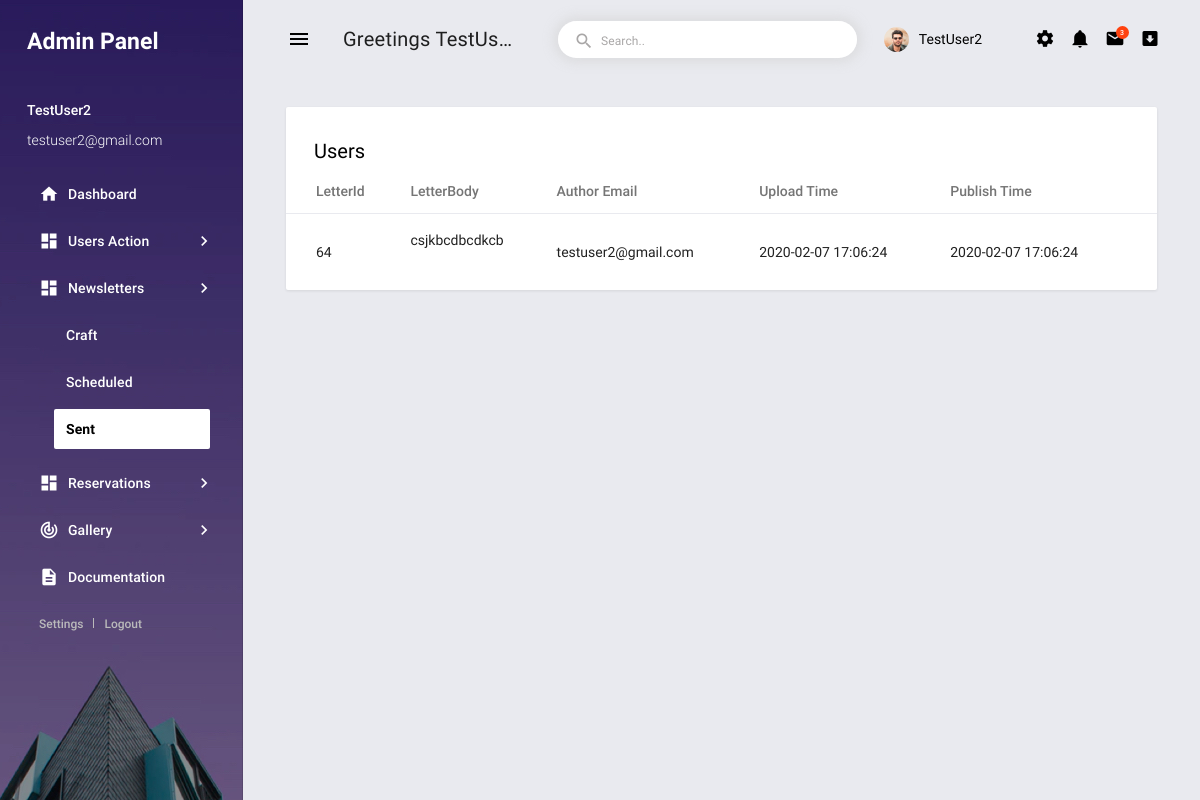
Screenshot of /code/admin/demo/newsletter/previous_newsletter.php (signed in) with the database file from the repository.
### tables this page shows
CREATE TABLE `mailing_letter` (
  `Id` int(11) NOT NULL,
  `Letter_Body` text NOT NULL,
  `Upload_Time` varchar(100) NOT NULL,
  `Publish_Time` varchar(100) NOT NULL,
  `Author_Email` varchar(50) NOT NULL,
  `Status` int(10) NOT NULL,
  `is_sent` int(11) NOT NULL
);

### code/admin/demo/newsletter/previous_newsletter.php (the view, shortened to what this page needs)
<!DOCTYPE html>
<html lang="en">
<head>
<?php
  require '../connection.php';
?>
  <link rel="stylesheet" href="../../assets/vendors/mdi/css/materialdesignicons.min.css">
  <link rel="stylesheet" href="../../assets/vendors/css/vendor.bundle.base.css">
  <link rel="stylesheet" href="../../assets/css/demo/style.css">
</head>
<body>
  <div class="body-wrapper">
    <aside class="mdc-drawer mdc-drawer--dismissible mdc-drawer--open">
      <div class="mdc-drawer__header">
        <a href="../index.php" class="brand-logo">
          <h3 style="color:white;">Admin Panel</h3>
        </a>
      </div>
      <div class="mdc-drawer__content">
        <div class="user-info">
          <p class="name"><?=$_SESSION['admin_username']?></p>
          <p class="email"><?=$_SESSION['admin_email']?></p>
        </div>
        <div class="mdc-list-group">
          <nav class="mdc-list mdc-drawer-menu">
            <div class="mdc-list-item mdc-drawer-item">
              <a class="mdc-drawer-link" href="../index.php">
                <i class="material-icons mdc-list-item__start-detail mdc-drawer-item-icon" aria-hidden="true">home</i>
                Dashboard
              </a>
            </div>
            <div class="mdc-list-item mdc-drawer-item">
              <a class="mdc-expansion-panel-link" href="#" data-toggle="expansionPanel" data-target="ui-sub-menu">
                <i class="material-icons mdc-list-item__start-detail mdc-drawer-item-icon" aria-hidden="true">dashboard</i>
                Users Action
                <i class="mdc-drawer-arrow material-icons">chevron_right</i>
              </a>
            </div>
            <div class="mdc-list-item mdc-drawer-item">
              <a class="mdc-expansion-panel-link" href="#" data-toggle="expansionPanel" data-target="ui-sub-menu1">
                <i class="material-icons mdc-list-item__start-detail mdc-drawer-item-icon" aria-hidden="true">dashboard</i>
                Newsletters
                <i class="mdc-drawer-arrow material-icons">chevron_right</i>
              </a>
              <div class="mdc-expansion-panel" id="ui-sub-menu1">
                <nav class="mdc-list mdc-drawer-submenu">
                  <div class="mdc-list-item mdc-drawer-item">
                    <a class="mdc-drawer-link" href="create_newsletter.php">
                      Craft
                    </a>
                  </div>
                  <div class="mdc-list-item mdc-drawer-item">
                    <a class="mdc-drawer-link" href="schedule_newsletter.php">
                      Scheduled
                    </a>
                  </div>
                  <div class="mdc-list-item mdc-drawer-item">
                    <a class="mdc-drawer-link" href="previous_newsletter.php">
                      Sent
                    </a>
                  </div>
                </nav>
              </div>
            </div>
            <div class="mdc-list-item mdc-drawer-item">
              <a class="mdc-expansion-panel-link" href="#" data-toggle="expansionPanel" data-target="ui-sub-menu2">
                <i class="material-icons mdc-list-item__start-detail mdc-drawer-item-icon" aria-hidden="true">dashboard</i>
                Reservations
                <i class="mdc-drawer-arrow material-icons">chevron_right</i>
              </a>
            </div>
            <div class="mdc-list-item mdc-drawer-item">
              <a class="mdc-expansion-panel-link" href="#" data-toggle="expansionPanel" data-target="ui-sub-menu3">
                <i class="material-icons mdc-list-item__start-detail mdc-drawer-item-icon" aria-hidden="true">track_changes</i>
                Gallery
                <i class="mdc-drawer-arrow material-icons">chevron_right</i>
              </a>
            </div>
            <div class="mdc-list-item mdc-drawer-item">
              <a class="mdc-drawer-link" href="https://www.bootstrapdash.com/demo/material-admin-free/jquery/documentation/documentation.html" target="_blank">
                <i class="material-icons mdc-list-item__start-detail mdc-drawer-item-icon" aria-hidden="true">description</i>
                Documentation
              </a>
            </div>
          </nav>
        </div>
        <div class="profile-actions">
          <a href="javascript:;">Settings</a>
          <a href="../logout_admin.php">Logout</a>
        </div>
      </div>
    </aside>
    <div class="main-wrapper mdc-drawer-app-content">
      <header class="mdc-top-app-bar">
        <div class="mdc-top-app-bar__row">
          <div class="mdc-top-app-bar__section mdc-top-app-bar__section--align-start">
            <button class="material-icons mdc-top-app-bar__navigation-icon mdc-icon-button sidebar-toggler">menu</button>
            <span class="mdc-top-app-bar__title">Greetings <?=$_SESSION['admin_username']?>!</span>
            <div class="mdc-text-field mdc-text-field--outlined mdc-text-field--with-leading-icon search-text-field d-none d-md-flex">
              <i class="material-icons mdc-text-field__icon">search</i>
              <input class="mdc-text-field__input" id="text-field-hero-input">
              <div class="mdc-notched-outline">
                <div class="mdc-notched-outline__leading"></div>
                <div class="mdc-notched-outline__notch">
                  <label for="text-field-hero-input" class="mdc-floating-label">Search..</label>
                </div>
                <div class="mdc-notched-outline__trailing"></div>
              </div>
            </div>
          </div>
          <div class="mdc-top-app-bar__section mdc-top-app-bar__section--align-end mdc-top-app-bar__section-right">
            <div class="menu-button-container menu-profile d-none d-md-block">
              <button class="mdc-button mdc-menu-button">
                <span class="d-flex align-items-center">
                  <span class="figure">
                    <img src="../../assets/images/faces/face1.jpg" alt="user" class="user">
                  </span>
                  <span class="user-name"><?=$_SESSION['admin_username']?></span>
                </span>
              </button>
            </div>
            <div class="menu-button-container d-none d-md-block">
              <button class="mdc-button mdc-menu-button">
                <i class="mdi mdi-settings"></i>
              </button>
            </div>
            <div class="menu-button-container">
              <button class="mdc-button mdc-menu-button">
                <i class="mdi mdi-bell"></i>
              </button>
            </div>
            <div class="menu-button-container">
              <button class="mdc-button mdc-menu-button">
                <i class="mdi mdi-email"></i>
                <span class="count-indicator">
                  <span class="count">3</span>
                </span>
              </button>
            </div>
            <div class="menu-button-container d-none d-md-block">
              <button class="mdc-button mdc-menu-button">
                <i class="mdi mdi-arrow-down-bold-box"></i>
              </button>
            </div>
          </div>
        </div>
      </header>
      <div class="page-wrapper mdc-toolbar-fixed-adjust">
        <main class="content-wrapper">
          <div class="mdc-layout-grid">
            <div class="mdc-layout-grid__inner">
              <div class="mdc-layout-grid__cell stretch-card mdc-layout-grid__cell--span-12">
                <div class="mdc-card p-0">
                  <h6 class="card-title card-padding pb-0">Users</h6>
                  <div class="table-responsive">
                    <table class="table table-hoverable">
                      <thead>
                        <tr>
                          <th class="text-left">LetterId</th>
                          <th class="text-left"><div style="float: left;white-space: pre-line;">LetterBody</div></th>
                          <th class="text-left">Author Email</th>
                          <th class="text-left">Upload Time</th>
                          <th class="text-left">Publish Time</th>
                        </tr>
                      </thead>
                      <tbody>
<?php
$sqlqueryadmin15 = "SELECT * FROM mailing_letter /*AND Time_Accepted!==''*/";
$ressqlqueryadmin15 =mysqli_query($conn,$sqlqueryadmin15);
if($ressqlqueryadmin15){
  while($row=mysqli_fetch_array($ressqlqueryadmin15)){
    $letterid=$row['Id'];
    $letterbody=$row['Letter_Body'];
    $author_email=$row['Author_Email'];
    $upload_time=$row['Upload_Time'];
    $publish_time=$row['Publish_Time'];
?>
                        <tr>
                          <td class="text-left"><?=$letterid?></td>
                          <td class="text-left"><div style="float: left;white-space: pre-line;"><?=$letterbody?></div></td>
                          <td class="text-left"><?=$author_email?></td>
                          <td class="text-left"><?=$upload_time?></td>
                          <td class="text-left"><?=$publish_time?></td>
                        </tr>
<?php
  }
}
?>
                      </tbody>
                    </table>
                  </div>
                </div>
              </div>
            </div>
          </div>
        </main>
      </div>
    </div>
  </div>
</body>
</html>

### rows the page displays
mailing_letter: Id "64", Letter_Body "csjkbcdbcdkcb", Author_Email "testuser2@gmail.com", Upload_Time "2020-02-07 17:06:24", Publish_Time "2020-02-07 17:06:24"

### other values shown
$_SESSION['admin_username'] "TestUser2"
$_SESSION['admin_email'] "testuser2@gmail.com"
$_SESSION['admin_username'] "TestUs…"
